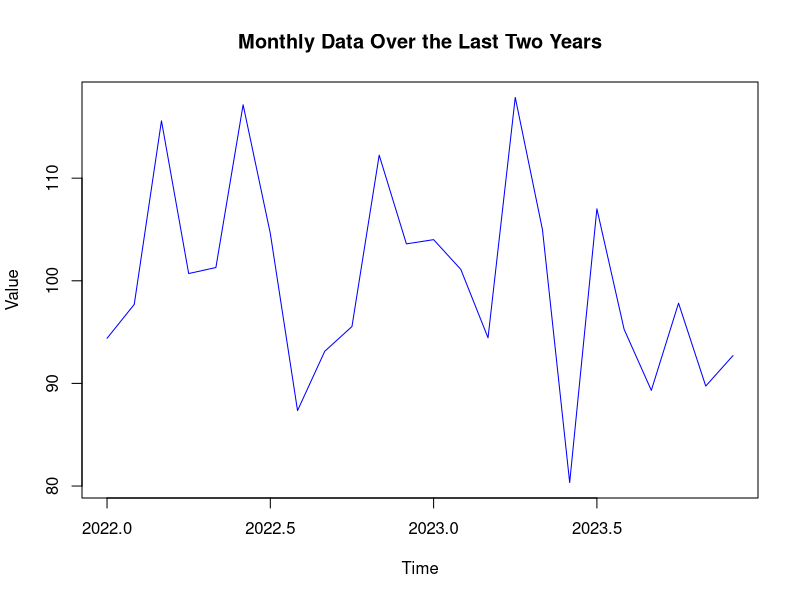

This figure's R source:
# **Task 9.1:** Create a time series object in R using monthly 
# data over the last two years. Plot the time series

library(ggplot2)

# Set the seed for reproducibility
set.seed(123)

# Generate random data for 24 months (2 years)
data <- rnorm(24, mean = 100, sd = 10)

# Create a time series object
time_series <- ts(data, start = c(2022, 1), frequency = 12)

# Plot the time series
plot <- plot(time_series, main = "Monthly Data Over the Last Two Years", ylab = "Value", xlab = "Time", col = "blue")
ggsave("data/task-9_1-plot.pdf", plot = plot)